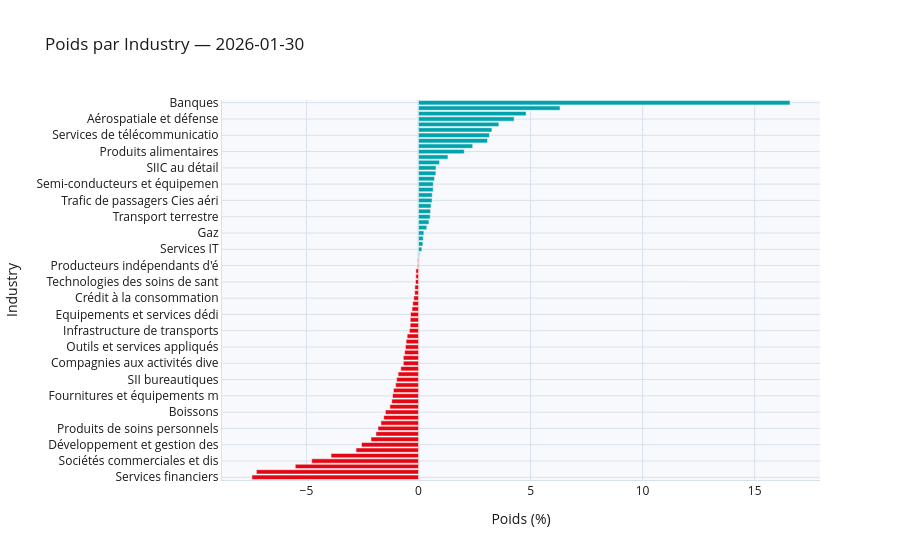

Source (notebook cell):
### Code cell
comp_charts["Industry"].show()

### Figure 1 — Plotly figure (JSON) as saved in the notebook; plotly's stock layout.template omitted (floating-point values rounded to 4 significant figures)
{"data": [{"marker": {"color": ["#E30613", "#E30613", "#E30613", "#E30613", "#E30613", "#E30613", "#E30613", "#E30613", "#E30613", "#E30613", "#E30613", "#E30613", "#E30613", "#E30613", "#E30613", "#E30613", "#E30613", "#E30613", "#E30613", "#E30613", "#E30613", "#E30613", "#E30613", "#E30613", "#E30613", "#E30613", "#E30613", "#E30613", "#E30613", "#E30613", "#E30613", "#E30613", "#E30613", "#E30613", "#E30613", "#E30613", "#E30613", "#E30613", "#E30613", "#E30613", "#E30613", "#00A3AD", "#00A3AD", "#00A3AD", "#00A3AD", "#00A3AD", "#00A3AD", "#00A3AD", "#00A3AD", "#00A3AD", "#00A3AD", "#00A3AD", "#00A3AD", "#00A3AD", "#00A3AD", "#00A3AD", "#00A3AD", "#00A3AD", "#00A3AD", "#00A3AD", "#00A3AD", "#00A3AD", "#00A3AD", "#00A3AD", "#00A3AD", "#00A3AD", "#00A3AD", "#00A3AD", "#00A3AD", "#00A3AD"]}, "orientation": "h", "type": "bar", "x": [-7.436, -7.237, -5.5, -4.768, -3.904, -2.789, -2.543, -2.122, -1.901, -1.809, -1.679, -1.554, -1.481, -1.279, -1.196, -1.161, -1.12, -1.023, -0.9793, -0.9092, -0.7922, -0.6788, -0.6778, -0.6191, -0.5852, -0.5544, -0.5063, -0.4069, -0.3733, -0.3689, -0.3576, -0.2898, -0.2582, -0.2122, -0.1716, -0.1632, -0.1359, -0.1213, -0.1179, -0.0408, -0.03677, 0.03689, 0.1481, 0.1952, 0.213, 0.2388, 0.3685, 0.4645, 0.5212, 0.5353, 0.5563, 0.6054, 0.6132, 0.6543, 0.6598, 0.714, 0.775, 0.7825, 0.9358, 1.313, 2.042, 2.418, 3.081, 3.164, 3.273, 3.586, 4.267, 4.801, 6.315, 16.58], "y": ["Services financiers", "Marchés de capitaux", "Services professionnels", "Sociétés commerciales et dis", "Produits chimiques", "Hôtels, restaurants et loisir", "Développement et gestion des", "Assurance", "Produits pour l'industrie du b", "Produits de soins personnels", "Machinerie", "Services et médias interactif", "Boissons", "REIT - résidentiel", "Conglomérats industriels", "Fournitures et équipements m", "Logiciels", "Produits issus du papier et de", "SII bureautiques", "Automobiles", "Emballages et conteneurs", "Compagnies aux activités dive", "Textiles, habillement et produ", "Divertissement", "Outils et services appliqués", "Médias", "Fret aérien et logistique", "Infrastructure de transports", "Services consommateurs diversi", "Services aux collectivités en", "Equipements et services dédi", "Fournisseurs de produits de sa", "Produits pharmaceutiques", "Crédit à la consommation", "Transport maritime", "Produits domestiques", "Technologies des soins de sant", "Equipement, instruments et com", "Produits de loisirs", "Producteurs indépendants d'é", "Distributeurs - Diversifiés", "Distributeurs", "Services IT", "Consommation essentielle - dis", "SIIC industrielles", "Gaz", "REIT spécialisés", "Matériaux de construction", "Transport terrestre", "Electricité", "Biens ménagers durables", "Trafic de passagers Cies aéri", "Pétrole, gaz et combustibles", "Composants automobiles", "Semi-conducteurs et équipemen", "Equipement de communication", "Tabac", "SIIC au détail", "REIT diversifiés", "REIT soins de santé", "Produits alimentaires", "Vente au détail spécialisée", "Services et fournitures commer", "Services de télécommunicatio", "Biotechnologie", "Construction et ingénierie", "Aérospatiale et défense", "Matériel électrique", "Métaux et mines", "Banques"]}], "layout": {"font": {"color": "#1A1A1A"}, "paper_bgcolor": "white", "plot_bgcolor": "#F7F9FC", "title": {"text": "Poids par Industry — 2026-01-30"}, "xaxis": {"gridcolor": "#D9E2EC", "linecolor": "#D9E2EC", "title": {"text": "Poids (%)"}, "zerolinecolor": "#D9E2EC"}, "yaxis": {"gridcolor": "#D9E2EC", "linecolor": "#D9E2EC", "title": {"text": "Industry"}, "zerolinecolor": "#D9E2EC"}}}
